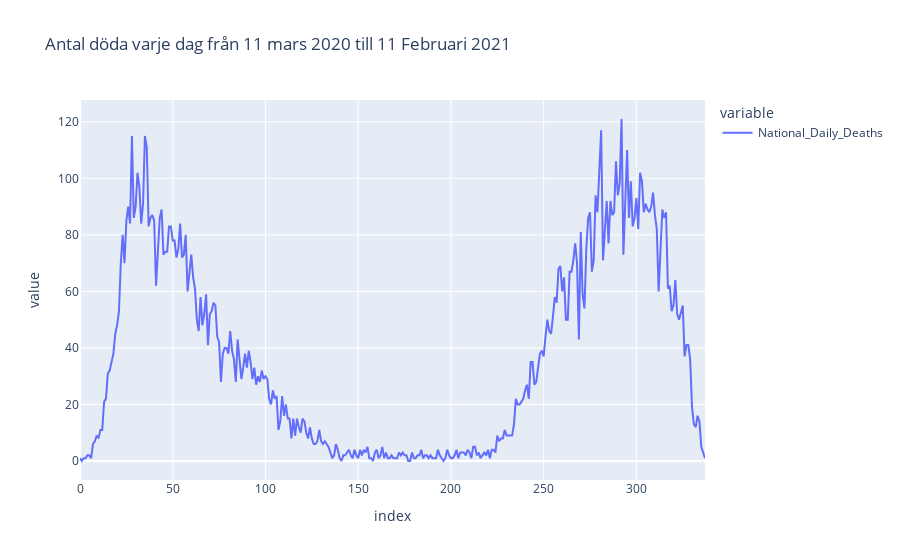

Notebook code cell kept with this figure:
### Code cell
import pandas as pd 
import plotly.express as px 

df = pd.read_csv("National_Daily_Deaths.csv")
df_quantity = df["National_Daily_Deaths"]
df_date = df["Date"]

#plt.figure(figsize=(22,5))
fig = px.line(df_quantity, title="Antal döda varje dag från 11 mars 2020 till 11 Februari 2021")
fig.show()

### Figure 1 — Plotly figure (JSON) as saved in the notebook; plotly's stock layout.template omitted (floating-point values rounded to 4 significant figures; data arrays with more than 128 entries replaced by an {"elided": "..."} marker saying what was removed)
{"data": [{"hovertemplate": "variable=National_Daily_Deaths<br>index=%{x}<br>value=%{y}<extra></extra>", "legendgroup": "National_Daily_Deaths", "line": {"color": "#636efa", "dash": "solid"}, "mode": "lines", "name": "National_Daily_Deaths", "orientation": "v", "showlegend": true, "type": "scatter", "x": {"elided": "338 int values"}, "xaxis": "x", "y": {"elided": "338 int values"}, "yaxis": "y"}], "layout": {"legend": {"title": {"text": "variable"}, "tracegroupgap": 0}, "title": {"text": "Antal döda varje dag från 11 mars 2020 till 11 Februari 2021"}, "xaxis": {"anchor": "y", "domain": [0, 1], "title": {"text": "index"}}, "yaxis": {"anchor": "x", "domain": [0, 1], "title": {"text": "value"}}}}
